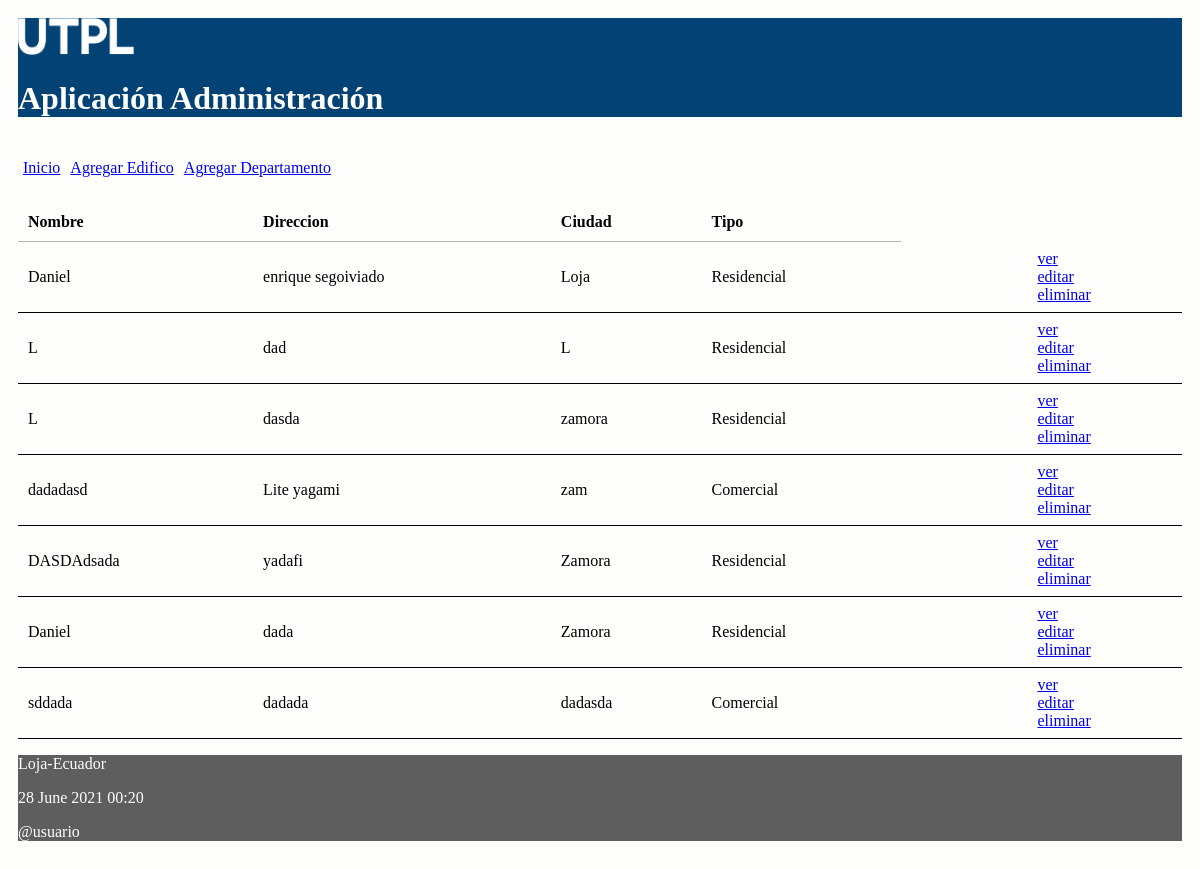
The app's page /, older data.
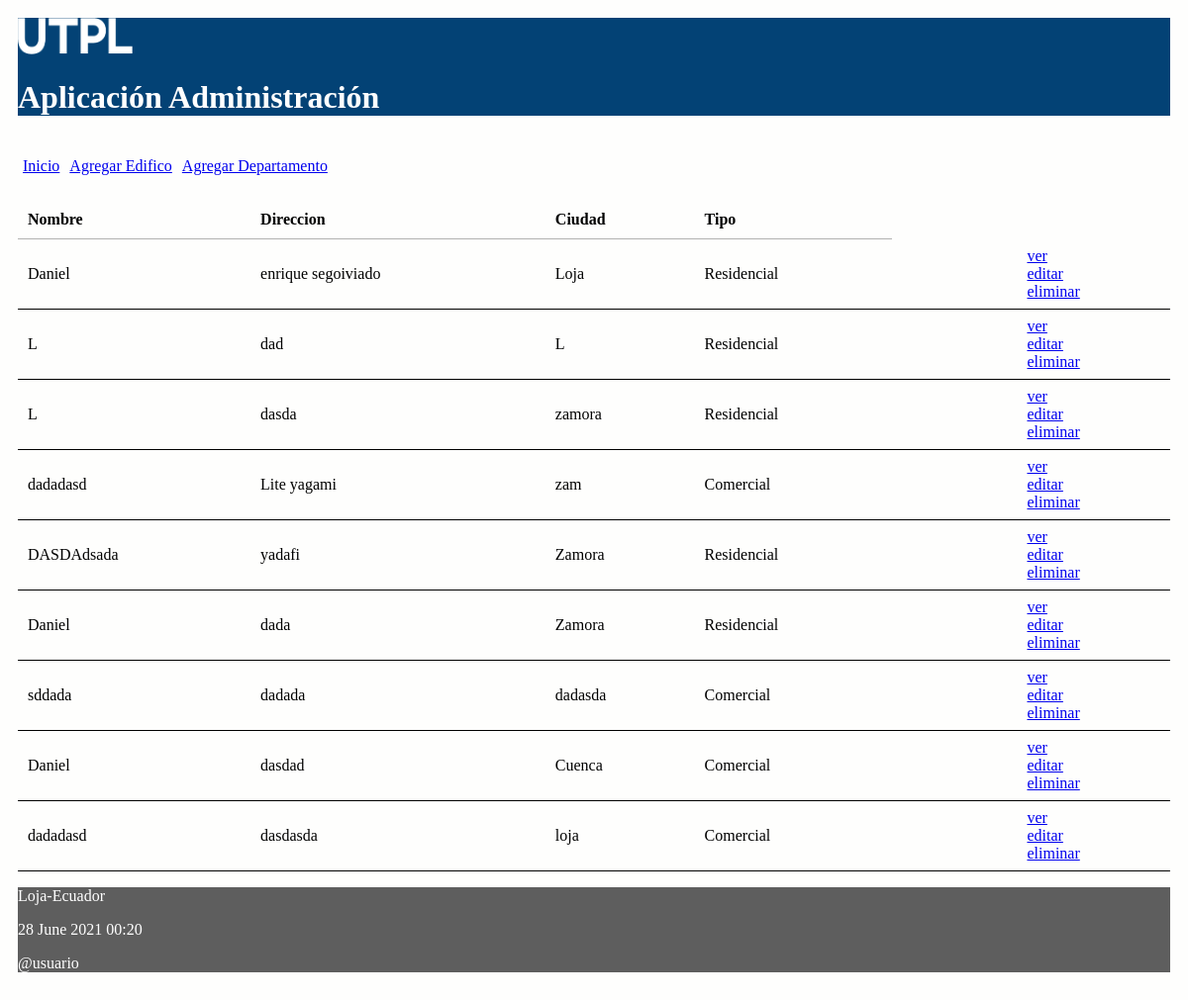
The same page, newer data.
### administrativo/models.py (models this page shows, shortened)
class Edificio(models.Model):
    nombre = models.CharField(max_length=30)
    direccion = models.CharField(max_length=30)
    ciudad = models.CharField(max_length=30)
    opciones_tipo=(
        ('Residencial','residencial'),
        ('Comercial','comercial'),
        )
    tipo = models.CharField(max_length=20, choices=opciones_tipo)

### administrativo/views.py (the view)
# urls.py: path('', views.index, name='index'),
def index(request):
    edificio = Edificio.objects.all()
    informacion_template = {'edificio': edificio, 'index_edificios': len(edificio)}
    return render(request, 'index.html', informacion_template)

### administrativo/templates/index.html (shortened to what this page needs)
{% extends "master.html" %}
{% block content %}
<table id="tabla_datos">
  <thead>
    <tr>
      <th>Nombre</th>
      <th>Direccion</th>
      <th>Ciudad</th>
      <th>Tipo </th>
    </tr>
  </thead>
  {% for e in edificio %}
  <tr>
    <td> {{e.nombre}} </td>
    <td> {{e.direccion}} </td>
    <td> {{e.ciudad}}</td>
    <td> {{e.tipo}}</td>
    <td>
    </td>
    <td> <a href="{% url 'obtener_edificio' e.id %}">ver</a> <br>
      <a href="{% url 'editar_edificio'  e.id %}">editar </a> <br>
      <a href="{% url 'eliminar_edificio' e.id %}"
      onclick="return confirm('¿Está seguro de la eliminación?')" >
      eliminar</a>
    </td>
  </tr>
  {% endfor %}
</table>
{% endblock %}

Row changes from the older to the newer data that the page shows:
added Edificio: nombre "Daniel", direccion "dasdad", ciudad "Cuenca", tipo "Comercial"
added Edificio: nombre "dadadasd", direccion "dasdasda", ciudad "loja", tipo "Comercial"
